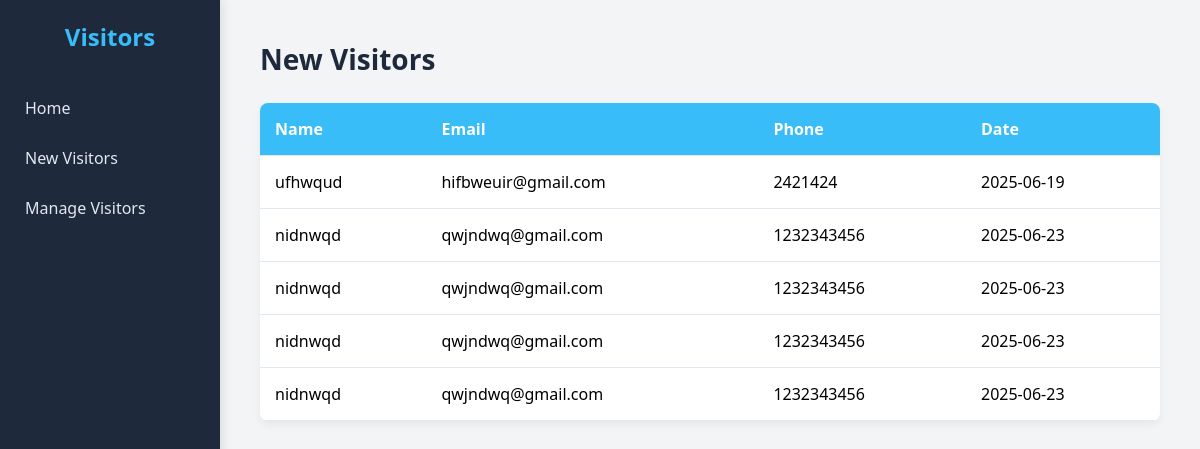
Page /new_visitors.php on the committed database.
### tables this page shows
CREATE TABLE `visitors` (
  `id` int(11) NOT NULL,
  `name` varchar(100) DEFAULT NULL,
  `email` varchar(100) DEFAULT NULL,
  `phone` varchar(20) DEFAULT NULL,
  `appointment_date` date DEFAULT NULL,
  `created_at` timestamp NOT NULL DEFAULT current_timestamp(),
  `address` text DEFAULT NULL,
  `whom_to_meet` text DEFAULT NULL,
  `department` varchar(50) DEFAULT NULL,
  `reason` text DEFAULT NULL,
  `status` enum('Inside','Outside') DEFAULT 'Outside',
  `Aadhar` varchar(12) DEFAULT NULL
);

### new_visitors.php (the view, shortened to what this page needs)
<?php include 'db.php'; ?>
<!DOCTYPE html>
<html>
<head>
    <link rel="stylesheet" href="styles.css">
</head>
<body>
<div class="sidebar">
    <h2>Visitors</h2>
    <a href="index.php">Home</a>
    <a href="new_visitors.php">New Visitors</a>
    <a href="manage_visitors.php">Manage Visitors</a>
</div>
<div class="content">
    <h1>New Visitors</h1>
    <table>
        <tr>
            <th>Name</th><th>Email</th><th>Phone</th><th>Date</th>
        </tr>
        <?php
        $result = $conn->query("SELECT * FROM visitors ORDER BY created_at DESC LIMIT 5");
        while ($row = $result->fetch_assoc()) {
            echo "<tr>
                    <td>{$row['name']}</td>
                    <td>{$row['email']}</td>
                    <td>{$row['phone']}</td>
                    <td>{$row['appointment_date']}</td>
                  </tr>";
        }
        ?>
    </table>
</div>
</body>
</html>

### styles.css (style rules this page uses)
* { margin: 0; padding: 0; box-sizing: border-box; font-family: "Segoe UI", Tahoma, Geneva, Verdana, sans-serif; }
body { display: flex; min-height: 100vh; background: #f3f4f6; }
.sidebar { width: 220px; background-color: #1e293b; padding: 20px 0; color: #fff; box-shadow: 2px 0 10px rgba(0, 0, 0, 0.1); position: fixed; height: 100%; }
.sidebar h2 { text-align: center; margin-bottom: 30px; font-size: 24px; color: #38bdf8; }
.sidebar a { display: block; color: #e2e8f0; padding: 14px 25px; text-decoration: none; transition: 0.3s; font-weight: 500; }
.content { margin-left: 220px; padding: 40px; flex: 1; }
.content h1 { font-size: 28px; margin-bottom: 25px; color: #1e293b; }
table { width: 100%; border-collapse: collapse; background: #fff; box-shadow: 0 4px 8px rgba(0,0,0,0.05); border-radius: 8px; overflow: hidden; }
table th, table td { padding: 15px; text-align: left; border-bottom: 1px solid #e2e8f0; }
table th { background-color: #38bdf8; color: white; font-size: 16px; }
td { vertical-align: middle; }

### rows in the picture
visitors: name "ufhwqud", email "hifbweuir@gmail.com", phone "2421424", appointment_date "2025-06-19"
visitors: name "nidnwqd", email "qwjndwq@gmail.com", phone "1232343456", appointment_date "2025-06-23"
visitors: name "nidnwqd", email "qwjndwq@gmail.com", phone "1232343456", appointment_date "2025-06-23"
visitors: name "nidnwqd", email "qwjndwq@gmail.com", phone "1232343456", appointment_date "2025-06-23"
visitors: name "nidnwqd", email "qwjndwq@gmail.com", phone "1232343456", appointment_date "2025-06-23"
